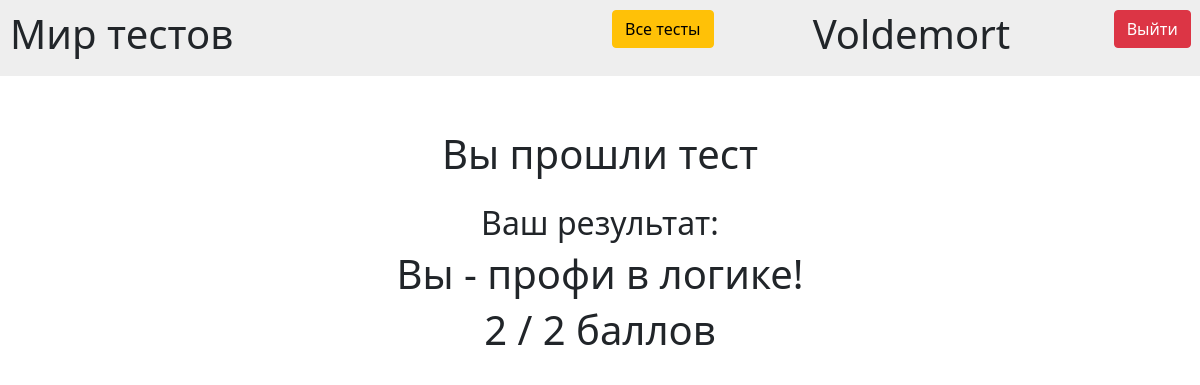
Before: /resulttest/3 (signed in) with the older database file.
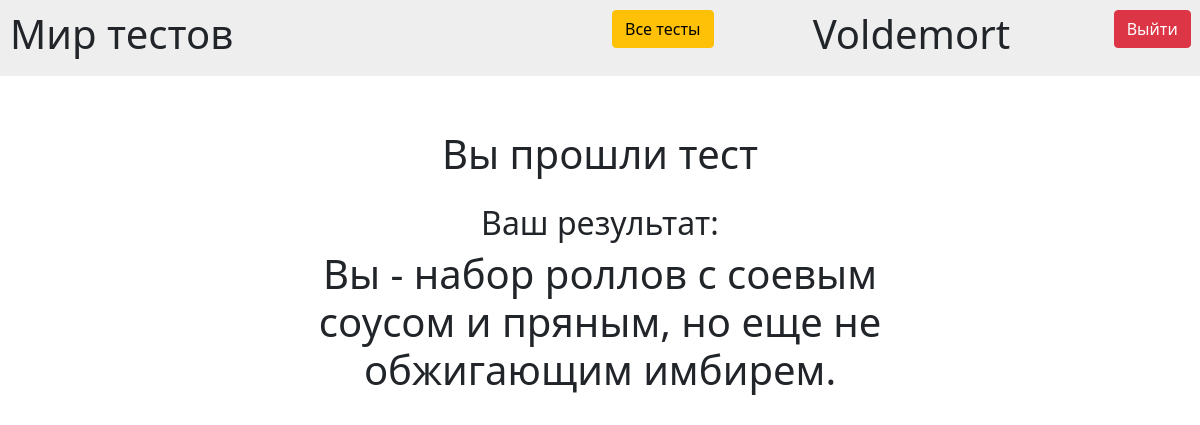
After: the same page with the newer database file.
### data/users.py (models this page shows)
class User(Base):
    __tablename__ = 'users'
    id = sqlalchemy.Column(sqlalchemy.Integer, primary_key=True, autoincrement=True)
    login = sqlalchemy.Column(sqlalchemy.String, unique=True, nullable=False)
    password = sqlalchemy.Column(sqlalchemy.String, unique=True, nullable=False)
    completed_tests = orm.relationship("Result", secondary="Results_of_CompletedTests", backref="users")
    offered_tests = orm.relationship("Test", secondary="OfferedTests", backref="users")

### data/results.py (models this page shows)
class Result(Base):
    __tablename__ = 'results'
    id = sqlalchemy.Column(sqlalchemy.Integer, primary_key=True, autoincrement=True)
    result = sqlalchemy.Column(sqlalchemy.String)
    test_id = sqlalchemy.Column(sqlalchemy.Integer, sqlalchemy.ForeignKey('tests.id'))

### data/application_tests.py (the view)
@bp.route("/resulttest/<res_id>")
@login_required
def result_test(res_id):
    if "/" in DataBase().get_result_by_id(res_id).result:
        points = DataBase().get_result_by_id(res_id).result.split(". ")[0]
        result = DataBase().get_result_by_id(res_id).result[len(points) + 2:]
        user_points, all_points = points.split("/")
    else:
        result = DataBase.get_result_by_id(res_id).result
        user_points, all_points = '', ''
    return render_template("result_test.html", result=result, score=user_points, all_score=all_points)

### data/application_user.py (called while the page is built)
def login_required(view):
    @functools.wraps(view)
    def wrapped_view(**kwargs):
        if g.user is None:
            return redirect("/")
        return view(**kwargs)
    return wrapped_view

@bp.before_app_request
def load_logged_in_user():
    user_id = session.get("user_id")
    if user_id is None:
        g.user = None
    else:
        g.user = User.query.filter(User.id == user_id).first()

### database.py (called while the page is built)
    @staticmethod
    def get_result_by_id(id):
        return Result.query.filter(Result.id == id).first()

### data/templates/result_test.html
{% extends "base.html" %}
{% block content %}
<div class="text-center" style="padding: 5% 0 0 0">
    <h1>Вы прошли тест</h1>
    <h2 style="padding: 3% 0 0 0;">Ваш результат: </h2>
    <h1>{{ result }}</h1>
    {% if score %}
        <h1>{{ score }} / {{ all_score }} баллов</h1>
    {% endif %}
</div>
{% endblock %}

### data/templates/base.html (shortened to what this page needs)
<!DOCTYPE html>
<html lang="en">
<head>
    <link rel="stylesheet"
      href="https://cdn.jsdelivr.net/npm/bootstrap@5.0.0-beta1/dist/css/bootstrap.min.css"
>
</head>
<body>
    <div class="row" style="background: #EEEEEE; padding: 10px;">
        <div class="col-md-6">
            <h1>Мир тестов</h1>
        </div >
        {% if g.user %}
            <div class="col-md-2"><a class="btn btn-warning" href="{{ url_for('tests.all_tests') }}">Все тесты</a></div>
            <div class="col-md-3"><a href="{{ url_for('tests.user_page') }}" class="text-decoration-none text-reset"><h1>
                {{ g.user.login }}</h1></a></div>
            <div class="col-md-1 text-end"><a class="btn btn-danger" href="{{ url_for('user.logout') }}">Выйти</a></div>
        {% else %}
            <div class="col-md-6 text-end"><a class="btn btn-success" href="{{ url_for('user.login') }}">Войти</a></div>
        {% endif %}
    </div>
    <div style="margin: 2% 25%;">
    {% block content %}{% endblock %}
    </div>
</body>
</html>

Changed rows visible on the page:
now on this page (row edited): Result: result "Вы - набор роллов с соевым соусом и пряным, но еще не обжигающим имбирем."
Other visible differences:
{{ result }}: "Вы - профи в логике!" → (not shown)
{{ score }}: "2" → (not shown)
{{ all_score }}: "2" → (not shown)
text no longer shown: "/ баллов"
